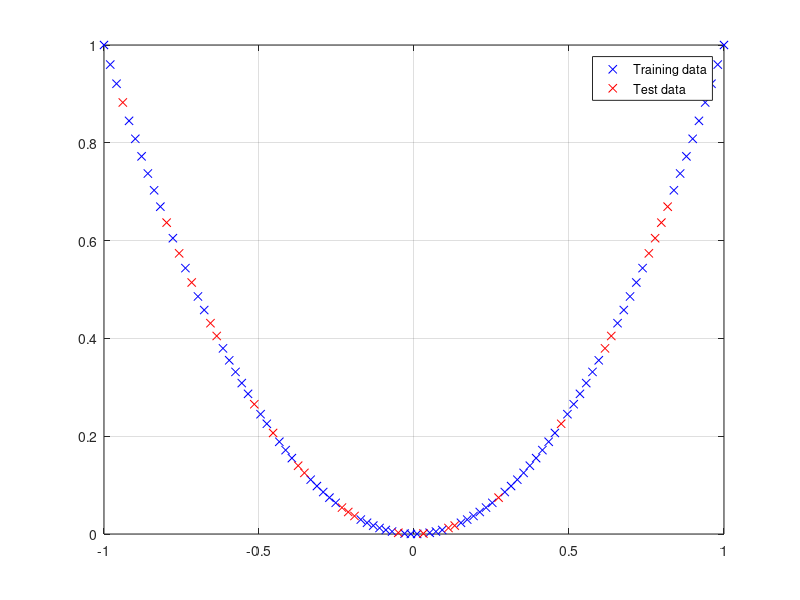

Write MATLAB code to recreate this figure.
n_points = 100;
train_ratio = 0.75;

% x = linspace(0.3, 2.8, n_points);
% y = sin(2*pi*x) + .1*exp(x);
x = linspace(-1,1);
y = x.^2;

% figure(1); clf;
% plot(x, y);
% grid on;

inds = (rand(size(x)) <= train_ratio);

x_train = x;
y_train = y;
x_test = [];
y_test = [];

while (numel(x_train) > n_points*train_ratio)
    ind = randi(numel(x_train));
    
    x_test = [x_test x_train(ind)];
    y_test = [y_test y_train(ind)];
    
    x_train(ind) = [];
    y_train(ind) = [];
end

figure(2); clf;
plot(x_train, y_train, 'bx', x_test, y_test, 'rx');
grid on; legend('Training data', 'Test data');

save regression_data x_train y_train x_test y_test